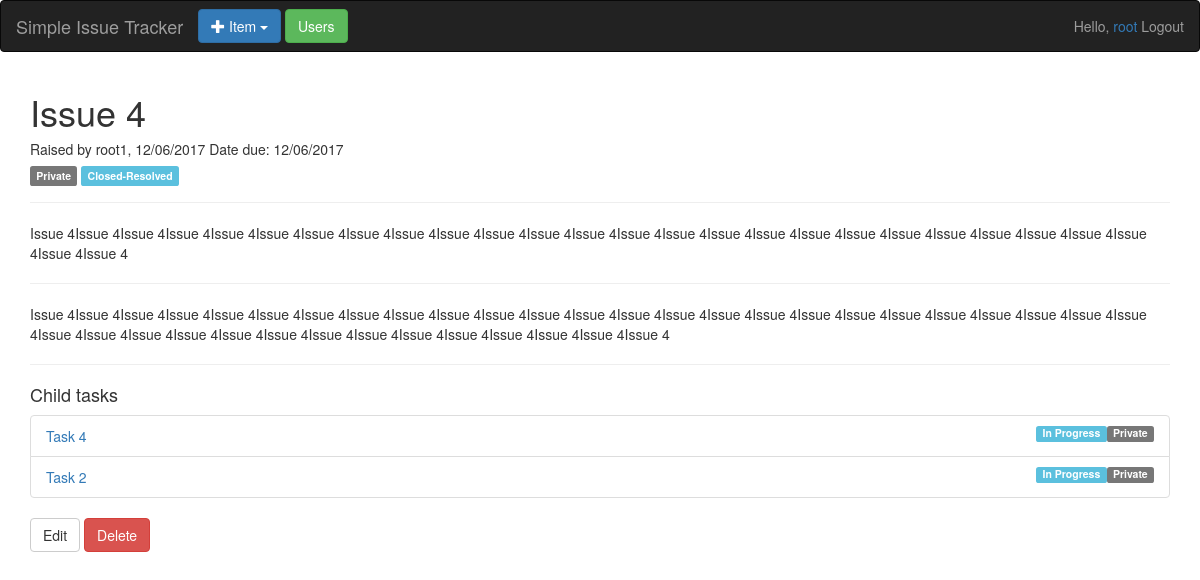
Screenshot of /item/issue/4 (signed in) with the database file from the repository.
### si_tracker/models.py (models this page shows, shortened)
class Item(models.Model):
    class Meta:
        abstract = True
        ordering = ['-date_raised', '-id']
    statuses = (
        ('Open-New', 'Open-New'),
        ('In Progress', 'In Progress'),
        ('Closed-Resolved', 'Closed-Resolved'),
        ('Closed-NotResolved', 'Closed-NotResolved')
    )
    visibility = (
        ('Private', 'Private'),
        ('Public', 'Public')
    )
    locations = (
        ('Asset Delivery', 'Asset Delivery'), ('Hunter Valley', 'Hunter Valley'),
        ('Central & North West', 'Central & North West'), ('Port Waratah', 'Port Waratah'),
        ('Maitland', 'Maitland'), ('Muswellbrook', 'Muswellbrook'), ('Scone', 'Scone'), ('Gunnedah', 'Gunnedah'),
        ('Narrabri', 'Narrabri'), ('Tamworth', 'Tamworth'), ('Dubbo', 'Dubbo'), ('Binnaway', 'Binnaway')
    )
    type = "Item"
    title = models.CharField(max_length=150, verbose_name="Title")
    date_raised = models.DateField(auto_now_add=True, verbose_name="Date raised")
    date_due = models.DateField(null=True, blank=True, verbose_name="Date due")
    description = models.TextField(verbose_name="Description", max_length=5000)
    status = models.CharField(max_length=20, choices=statuses, default=statuses[0], verbose_name="Status")
    visible = models.CharField(max_length=10, default=visibility[1], choices=visibility, verbose_name="Visible")
    actions_taken = models.TextField(max_length=5000, blank=True, default="", verbose_name="Actions taken")
    location = models.CharField(max_length=20, blank=True, choices=locations, verbose_name="Location")

class Issue(Item):
    type = "Issue"
    raised_by = models.ForeignKey(User, verbose_name="Raised by", related_name='Issue')
    assigned_to = models.ForeignKey(User, verbose_name="Assigned to")

class Task(Item):
    types = (('Task', 'Task'), ('Idea', 'Idea'))
    raised_by = models.ForeignKey(User, verbose_name="Raised by", related_name='Task')
    assigned_to = models.ForeignKey(User, verbose_name="Assigned to")
    type = models.CharField(max_length=10, choices=types, default=types[0], verbose_name="Type")
    issue = models.ForeignKey(Issue, verbose_name='Issue')
    def get_absolute_url(self):
        return reverse('tracker:item', args=['task', self.id])

### si_tracker/views.py (the view)
# urls.py: url(r'^update/(?P<type>[\w\-]+)/(?P<item>\d+)', views.item_create_update, name='update_item'),
@user_passes_test(lambda user: user.is_authenticated, login_url=reverse_lazy('tracker:login'), redirect_field_name='')
def item(req, type='', item=''):
    args = dict()
    if type.lower() == 'issue':
        template = 'issue/index.html'
        Item = Issue
        get_item = get_issue
    elif type.lower() == 'task' or type.lower() == 'idea':
        template = 'task/index.html'
        Item = Task
        get_item = get_task
    _item = get_object_or_404(Item, id=item)
    if _item.visible == 'Private':
        if req.user.is_staff or req.user.id == _item.raised_by.id:
            args['item'] = _item
            get_item(args, _item)
            return render(req, template, args)
    else:
        args['item'] = _item
        get_item(args, _item)
        return render(req, template, args)
    return redirect(reverse('tracker:general'))

### si_tracker/views.py (called while the page is built)
def get_issue(args, issue):
    args['tasks'] = issue.task_set.all()

### si_tracker/templates/issue/index.html (shortened to what this page needs)
{% extends 'base.html' %}
{% block content %}
    <h1>{{ item.title }}</h1>
    <h5>Raised by {{ item.raised_by.username }}, {{ item.date_raised }} {% if item.date_due %}Date due: {{ item.date_due }}{% endif %}</h5>
    <h5><span class="label label-default">{{ item.visible }}</span> <span class="label label-info"> {{ item.status }}</span></h5>
    <hr>
    <p>{{ item.description }}</p>
    {% if item.actions_taken %}
        <hr>
        <p>{{ item.actions_taken }}</p>
    {% endif %}
    <hr>
    <h4>Child tasks</h4>
    <ul class="list-group">
        {% for task in tasks %}
            <li class="list-group-item"><a href="{{ task.get_absolute_url }}">{{ task.title }}<span class="label label-default pull-right">{{ task.visible }}</span><span class="label label-info pull-right"> {{ task.status }}</span></a></li>
        {% endfor %}
    </ul>
    <a class="btn btn-default" href="{% url 'tracker:update_item' 'issue' item.id %}">Edit</a>
    {% if user.is_staff %}<a class="btn btn-danger" href="{% url 'tracker:delete_item' 'issue' item.id %}">Delete</a>{% endif %}
{% endblock %}

### templates/base.html (shortened to what this page needs)
{% load staticfiles %}
<!DOCTYPE html>
<html lang="en">
<head>
    <link rel="stylesheet" href="{% static 'bootstrap/css/bootstrap.min.css' %}">
    <link rel="stylesheet" href="{% static 'style.css' %}">
</head>
<body>
    <nav class="navbar navbar-inverse">
        <div class="container-fluid">
            <div class="navbar-header">
                <a class="navbar-brand" href="{% url 'tracker:general' %}">Simple Issue Tracker</a>
                {% if user.is_authenticated %}
                    <span class="dropdown">
                        <a class="btn btn-primary navbar-btn dropdown-toggle" data-toggle="dropdown" aria-haspopup="true" aria-expanded="false"> <span class="glyphicon glyphicon-plus" aria-hidden="true"></span> Item <span class="caret"></span></a>
                    </span>
                {% endif %}
                {% if user.is_staff %}<a class="btn btn-success navbar-btn" href="{% url 'tracker:users' %}">Users</a>{% endif %}
            </div>
            <div class="collapse navbar-collapse">
                {% if user.is_authenticated %}
                    <p class="navbar-text navbar-right">Hello, <a href="{% url 'tracker:change_password' user.id %}">{{ user }}</a> <a class="btn-link" href="{% url 'tracker:logout' %}">Logout</a></p>
                {% endif %}
            </div>
        </div>
    </nav>
    <div class="container">
        {% block content %}{% endblock %}
    </div>
</body>
</html>

### rows the page displays
Issue: title "Issue 4", raised_by.username "root1", date_raised "12/06/2017", date_due "12/06/2017", visible "Private", status "Closed-Resolved", description "Issue 4Issue 4Issue 4Issue 4Issue 4Issue 4Issue 4Issue 4Issue 4Issue 4Issue 4Issue 4Issue 4Issue 4Issue 4Issue 4Issue 4Issue 4Issue 4Issue 4Issue 4Issue 4Issue 4Issue 4Issue 4Issue 4Issue 4", actions_taken "Issue 4Issue 4Issue 4Issue 4Issue 4Issue 4Issue 4Issue 4Issue 4Issue 4Issue 4Issue 4Issue 4Issue 4Issue 4Issue 4Issue 4Issue 4Issue 4Issue 4Issue 4Issue 4Issue 4Issue 4Issue 4Issue 4Issue 4Issue 4Issue 4Issue 4Issue 4Issue 4Issue 4Issue 4Issue 4Issue 4Issue 4Issue 4Issue 4"
Task: title "Task 4", visible "Private", status "In Progress"
Task: title "Task 2", visible "Private", status "In Progress"

### other values shown
{{ user }} "root"
